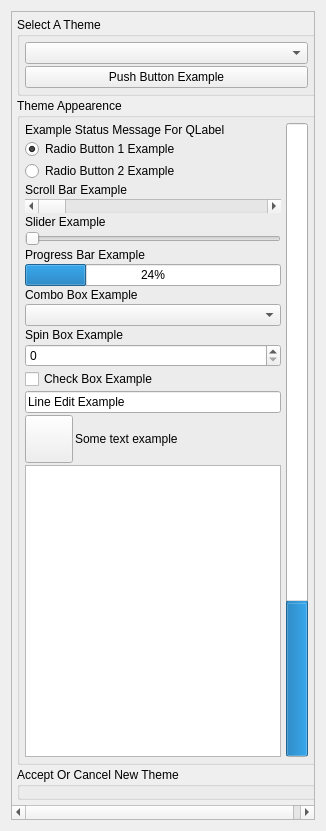
<?xml version="1.0" encoding="UTF-8"?>
<ui version="4.0">
 <class>ThemeWidgetClass</class>
 <widget class="QWidget" name="ThemeWidgetClass">
  <property name="geometry">
   <rect>
    <x>0</x>
    <y>0</y>
    <width>326</width>
    <height>831</height>
   </rect>
  </property>
  <property name="sizePolicy">
   <sizepolicy hsizetype="Expanding" vsizetype="Expanding">
    <horstretch>0</horstretch>
    <verstretch>0</verstretch>
   </sizepolicy>
  </property>
  <property name="windowTitle">
   <string>Form</string>
  </property>
  <layout class="QGridLayout" name="gridLayout">
   <item row="0" column="0">
    <widget class="QScrollArea" name="scrollArea">
     <property name="sizePolicy">
      <sizepolicy hsizetype="Preferred" vsizetype="Expanding">
       <horstretch>0</horstretch>
       <verstretch>0</verstretch>
      </sizepolicy>
     </property>
     <property name="sizeAdjustPolicy">
      <enum>QAbstractScrollArea::AdjustToContents</enum>
     </property>
     <property name="widgetResizable">
      <bool>true</bool>
     </property>
     <widget class="QWidget" name="scrollAreaWidgetContents">
      <property name="geometry">
       <rect>
        <x>0</x>
        <y>0</y>
        <width>309</width>
        <height>794</height>
       </rect>
      </property>
      <property name="sizePolicy">
       <sizepolicy hsizetype="Expanding" vsizetype="Preferred">
        <horstretch>0</horstretch>
        <verstretch>0</verstretch>
       </sizepolicy>
      </property>
      <layout class="QVBoxLayout" name="verticalLayout_3">
       <property name="spacing">
        <number>2</number>
       </property>
       <property name="leftMargin">
        <number>5</number>
       </property>
       <property name="topMargin">
        <number>5</number>
       </property>
       <property name="rightMargin">
        <number>5</number>
       </property>
       <property name="bottomMargin">
        <number>5</number>
       </property>
       <item>
        <widget class="QGroupBox" name="m_SelectThemeGroupBox">
         <property name="sizePolicy">
          <sizepolicy hsizetype="Minimum" vsizetype="Minimum">
           <horstretch>0</horstretch>
           <verstretch>0</verstretch>
          </sizepolicy>
         </property>
         <property name="maximumSize">
          <size>
           <width>16777215</width>
           <height>200</height>
          </size>
         </property>
         <property name="title">
          <string>Select A Theme</string>
         </property>
         <property name="flat">
          <bool>false</bool>
         </property>
         <layout class="QVBoxLayout" name="verticalLayout_4">
          <property name="spacing">
           <number>2</number>
          </property>
          <property name="leftMargin">
           <number>5</number>
          </property>
          <property name="topMargin">
           <number>5</number>
          </property>
          <property name="rightMargin">
           <number>5</number>
          </property>
          <property name="bottomMargin">
           <number>5</number>
          </property>
          <item>
           <widget class="VxComboBox" name="m_ThemeComboBox">
            <property name="sizePolicy">
             <sizepolicy hsizetype="Minimum" vsizetype="Fixed">
              <horstretch>0</horstretch>
              <verstretch>0</verstretch>
             </sizepolicy>
            </property>
            <property name="autoFillBackground">
             <bool>true</bool>
            </property>
            <property name="frame">
             <bool>true</bool>
            </property>
           </widget>
          </item>
          <item>
           <widget class="QPushButton" name="m_ExampleButton">
            <property name="sizePolicy">
             <sizepolicy hsizetype="Minimum" vsizetype="Fixed">
              <horstretch>0</horstretch>
              <verstretch>0</verstretch>
             </sizepolicy>
            </property>
            <property name="text">
             <string>Push Button Example</string>
            </property>
           </widget>
          </item>
         </layout>
        </widget>
       </item>
       <item>
        <widget class="QGroupBox" name="m_ThemeGroupBox">
         <property name="sizePolicy">
          <sizepolicy hsizetype="Minimum" vsizetype="Expanding">
           <horstretch>0</horstretch>
           <verstretch>0</verstretch>
          </sizepolicy>
         </property>
         <property name="minimumSize">
          <size>
           <width>0</width>
           <height>0</height>
          </size>
         </property>
         <property name="title">
          <string>Theme Appearence</string>
         </property>
         <layout class="QHBoxLayout" name="horizontalLayout_3">
          <property name="spacing">
           <number>5</number>
          </property>
          <property name="leftMargin">
           <number>5</number>
          </property>
          <property name="topMargin">
           <number>5</number>
          </property>
          <property name="rightMargin">
           <number>5</number>
          </property>
          <property name="bottomMargin">
           <number>5</number>
          </property>
          <item>
           <layout class="QVBoxLayout" name="verticalLayout">
            <property name="spacing">
             <number>2</number>
            </property>
            <item>
             <widget class="QLabel" name="m_StatusLabel">
              <property name="sizePolicy">
               <sizepolicy hsizetype="Minimum" vsizetype="Preferred">
                <horstretch>0</horstretch>
                <verstretch>0</verstretch>
               </sizepolicy>
              </property>
              <property name="text">
               <string notr="true">Example Status Message For QLabel</string>
              </property>
             </widget>
            </item>
            <item>
             <widget class="QRadioButton" name="radioButton">
              <property name="sizePolicy">
               <sizepolicy hsizetype="Minimum" vsizetype="Fixed">
                <horstretch>0</horstretch>
                <verstretch>0</verstretch>
               </sizepolicy>
              </property>
              <property name="text">
               <string>Radio Button 1 Example</string>
              </property>
              <property name="checked">
               <bool>true</bool>
              </property>
             </widget>
            </item>
            <item>
             <widget class="QRadioButton" name="radioButton_2">
              <property name="sizePolicy">
               <sizepolicy hsizetype="Minimum" vsizetype="Fixed">
                <horstretch>0</horstretch>
                <verstretch>0</verstretch>
               </sizepolicy>
              </property>
              <property name="text">
               <string>Radio Button 2 Example</string>
              </property>
             </widget>
            </item>
            <item>
             <widget class="QLabel" name="label">
              <property name="sizePolicy">
               <sizepolicy hsizetype="Minimum" vsizetype="Preferred">
                <horstretch>0</horstretch>
                <verstretch>0</verstretch>
               </sizepolicy>
              </property>
              <property name="text">
               <string>Scroll Bar Example</string>
              </property>
             </widget>
            </item>
            <item>
             <widget class="QScrollBar" name="m_ExampleScrollBar">
              <property name="sizePolicy">
               <sizepolicy hsizetype="Minimum" vsizetype="Fixed">
                <horstretch>0</horstretch>
                <verstretch>0</verstretch>
               </sizepolicy>
              </property>
              <property name="orientation">
               <enum>Qt::Horizontal</enum>
              </property>
             </widget>
            </item>
            <item>
             <widget class="QLabel" name="label_6">
              <property name="sizePolicy">
               <sizepolicy hsizetype="Minimum" vsizetype="Preferred">
                <horstretch>0</horstretch>
                <verstretch>0</verstretch>
               </sizepolicy>
              </property>
              <property name="text">
               <string>Slider Example</string>
              </property>
             </widget>
            </item>
            <item>
             <widget class="QSlider" name="horizontalSlider">
              <property name="sizePolicy">
               <sizepolicy hsizetype="Minimum" vsizetype="Fixed">
                <horstretch>0</horstretch>
                <verstretch>0</verstretch>
               </sizepolicy>
              </property>
              <property name="orientation">
               <enum>Qt::Horizontal</enum>
              </property>
             </widget>
            </item>
            <item>
             <widget class="QLabel" name="label_2">
              <property name="sizePolicy">
               <sizepolicy hsizetype="Minimum" vsizetype="Preferred">
                <horstretch>0</horstretch>
                <verstretch>0</verstretch>
               </sizepolicy>
              </property>
              <property name="text">
               <string>Progress Bar Example</string>
              </property>
             </widget>
            </item>
            <item>
             <widget class="QProgressBar" name="m_ExampleProgressBar">
              <property name="sizePolicy">
               <sizepolicy hsizetype="Minimum" vsizetype="Fixed">
                <horstretch>0</horstretch>
                <verstretch>0</verstretch>
               </sizepolicy>
              </property>
              <property name="value">
               <number>24</number>
              </property>
             </widget>
            </item>
            <item>
             <widget class="QLabel" name="label_3">
              <property name="sizePolicy">
               <sizepolicy hsizetype="Minimum" vsizetype="Preferred">
                <horstretch>0</horstretch>
                <verstretch>0</verstretch>
               </sizepolicy>
              </property>
              <property name="text">
               <string>Combo Box Example</string>
              </property>
             </widget>
            </item>
            <item>
             <widget class="QComboBox" name="m_ExampleComboBox">
              <property name="sizePolicy">
               <sizepolicy hsizetype="Minimum" vsizetype="Fixed">
                <horstretch>0</horstretch>
                <verstretch>0</verstretch>
               </sizepolicy>
              </property>
             </widget>
            </item>
            <item>
             <widget class="QLabel" name="label_4">
              <property name="sizePolicy">
               <sizepolicy hsizetype="Minimum" vsizetype="Preferred">
                <horstretch>0</horstretch>
                <verstretch>0</verstretch>
               </sizepolicy>
              </property>
              <property name="text">
               <string>Spin Box Example</string>
              </property>
             </widget>
            </item>
            <item>
             <widget class="QSpinBox" name="spinBox">
              <property name="sizePolicy">
               <sizepolicy hsizetype="Minimum" vsizetype="Fixed">
                <horstretch>0</horstretch>
                <verstretch>0</verstretch>
               </sizepolicy>
              </property>
             </widget>
            </item>
            <item>
             <widget class="QCheckBox" name="m_ExampleCheckBox">
              <property name="sizePolicy">
               <sizepolicy hsizetype="Minimum" vsizetype="Preferred">
                <horstretch>0</horstretch>
                <verstretch>0</verstretch>
               </sizepolicy>
              </property>
              <property name="text">
               <string>Check Box Example</string>
              </property>
             </widget>
            </item>
            <item>
             <widget class="QLineEdit" name="m_ExampleLineEdit">
              <property name="text">
               <string>Line Edit Example</string>
              </property>
             </widget>
            </item>
            <item>
             <layout class="QHBoxLayout" name="horizontalLayout">
              <item>
               <widget class="VxPushButton" name="m_ThemeExampleButton">
                <property name="minimumSize">
                 <size>
                  <width>48</width>
                  <height>48</height>
                 </size>
                </property>
                <property name="maximumSize">
                 <size>
                  <width>48</width>
                  <height>48</height>
                 </size>
                </property>
                <property name="text">
                 <string notr="true"/>
                </property>
                <property name="iconSize">
                 <size>
                  <width>48</width>
                  <height>48</height>
                 </size>
                </property>
               </widget>
              </item>
              <item>
               <widget class="VxLabel" name="m_ExampleTextLabel">
                <property name="sizePolicy">
                 <sizepolicy hsizetype="Minimum" vsizetype="Preferred">
                  <horstretch>0</horstretch>
                  <verstretch>0</verstretch>
                 </sizepolicy>
                </property>
                <property name="styleSheet">
                 <string notr="true"/>
                </property>
                <property name="text">
                 <string>Some text example</string>
                </property>
               </widget>
              </item>
             </layout>
            </item>
            <item>
             <widget class="VxPlainTextEdit" name="m_PlainTextEdit">
              <property name="sizePolicy">
               <sizepolicy hsizetype="Minimum" vsizetype="Expanding">
                <horstretch>0</horstretch>
                <verstretch>0</verstretch>
               </sizepolicy>
              </property>
             </widget>
            </item>
           </layout>
          </item>
          <item>
           <widget class="QProgressBar" name="m_VertProgressBar">
            <property name="sizePolicy">
             <sizepolicy hsizetype="Fixed" vsizetype="Expanding">
              <horstretch>0</horstretch>
              <verstretch>0</verstretch>
             </sizepolicy>
            </property>
            <property name="value">
             <number>24</number>
            </property>
            <property name="orientation">
             <enum>Qt::Vertical</enum>
            </property>
           </widget>
          </item>
         </layout>
        </widget>
       </item>
       <item>
        <widget class="QGroupBox" name="m_AcceptGroupBox">
         <property name="sizePolicy">
          <sizepolicy hsizetype="Minimum" vsizetype="Minimum">
           <horstretch>0</horstretch>
           <verstretch>0</verstretch>
          </sizepolicy>
         </property>
         <property name="title">
          <string>Accept Or Cancel New Theme</string>
         </property>
         <layout class="QVBoxLayout" name="verticalLayout_2">
          <property name="spacing">
           <number>2</number>
          </property>
          <property name="leftMargin">
           <number>5</number>
          </property>
          <property name="topMargin">
           <number>5</number>
          </property>
          <property name="rightMargin">
           <number>5</number>
          </property>
          <property name="bottomMargin">
           <number>5</number>
          </property>
          <item>
           <widget class="AcceptCancelWidget" name="m_AcceptCancelFrame">
            <property name="frameShape">
             <enum>QFrame::NoFrame</enum>
            </property>
            <property name="frameShadow">
             <enum>QFrame::Plain</enum>
            </property>
           </widget>
          </item>
         </layout>
        </widget>
       </item>
      </layout>
     </widget>
    </widget>
   </item>
  </layout>
 </widget>
 <customwidgets>
  <customwidget>
   <class>VxPushButton</class>
   <extends>QPushButton</extends>
   <header>VxPushButton.h</header>
  </customwidget>
  <customwidget>
   <class>VxLabel</class>
   <extends>QLabel</extends>
   <header>VxLabel.h</header>
  </customwidget>
  <customwidget>
   <class>AcceptCancelWidget</class>
   <extends>QFrame</extends>
   <header>AcceptCancelWidget.h</header>
   <container>1</container>
  </customwidget>
  <customwidget>
   <class>VxComboBox</class>
   <extends>QComboBox</extends>
   <header>VxComboBox.h</header>
  </customwidget>
  <customwidget>
   <class>VxPlainTextEdit</class>
   <extends>QPlainTextEdit</extends>
   <header>VxPlainTextEdit.h</header>
  </customwidget>
 </customwidgets>
 <resources/>
 <connections/>
</ui>
